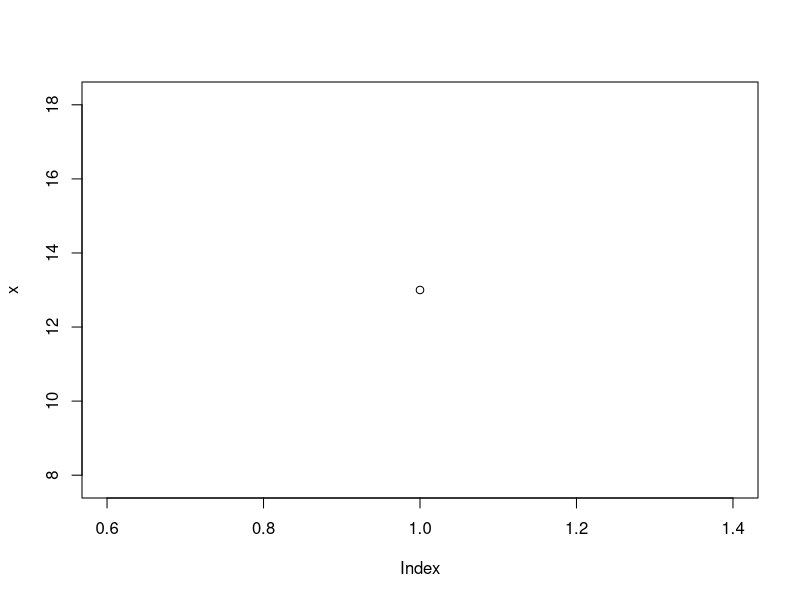

Here is the R script that generated this plot:

# How many heads will have a probability of 0.25 will come out when a coin
# is tossed 51 times.
x <- qbinom(0.25,30,1/2)

print(x)
plot(x)
